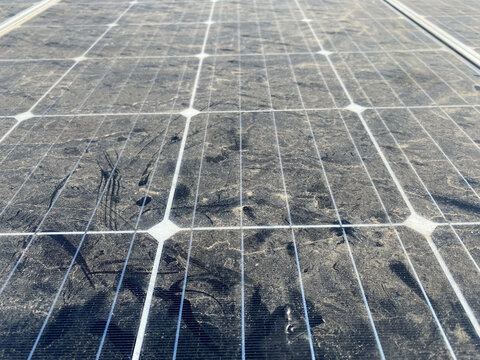
#> input picture images/image_sample2.jpg, 480 x 360 px
$ jupyter execute --allow-errors projetpfa.ipynb   (older library calls are emulated)
#> lines starting #> are read from the running program, lines starting #| are printed output that depends on the picture; after the words box and inside, x2 and y2 are one past the last pixel; in counts of white or black regions, pixels touching at a corner belong together
# Solar panel dust detection using image processing techniques for automatic cleaning

This notebook will document the progress of our current project which proposes a new method of solar panel cleaning with a rotating film paper along two cylinders instead of the common method that employs a moving brush along the x-axis.

Our system has two main electronic units: the ESP32 which will directly control our DC motor to signal the start of our cleaning process for a number of cycles, and the Raspberry Pi which we will be using to periodically capture images of our solar panel and send the data over to the ESP using the MQTT communication protocol.

[cell 1]
import paho.mqtt.client as paho

[cell 2]
class MQTTconnect:  #MQTT class that will send data from Raspberry Pi to ESP32
    def __init__(self):
        broker="172.20.10.13"  #IP Address of Raspberry Pi
        port=1883
        self.client1= paho.Client("test")
        self.client1.connect(broker,port)
        self.client1.on_publish=self.on_publish

    def senddata(self,topic,v):
        self.client1.publish(topic,v)

    def on_publish(self,client,userdata,result):
        print("data passed")
        pass

The above class is the one used to send over data using MQTT, but first, we must analyze dust concentration on solar panels and define a threshold or trigger for establishing a connection and publishing data.

[cell 3]
import numpy as np
import cv2
from skimage.feature import greycomatrix, greycoprops
from skimage import io, color, img_as_ubyte
from matplotlib import pyplot as plt
from skimage.color import rgb2hsv, rgb2gray, rgb2yuv
from skimage import color, exposure, transform
from skimage.exposure import equalize_hist
import pandas as pd
import openpyxl

We will be using Python libraries for image processing, we start first by reading photos that we will be testing our algorithms on.

[cell 4]
test_image1=cv2.imread('images/image_sample2.jpg')
#> test_image1 is the input picture: shape (360, 480, 3); mean B, G, R 135.5, 133.1, 129.1
plt.imshow(test_image1)
plt.show()

We will be looking to first apply a thresholding algorithm to isolate the dust from the solar panel, we will choose Otsu's method, then we will compute the gray-level co-occurence matrix using scikit-image and analyze the texture characteristics.

First, let's create a class for our photos:

[cell 5]
class photo:
    def __init__(self, path):
        self.path=path
        self.matrix_coocurrence=[]

    def display(self):
        plt.tight_layout()
        plt.show()

    def segmentation(self):
        img = cv2.imread(self.path)
        input_img=cv2.cvtColor(img,cv2.COLOR_BGR2RGB)
        img = cv2.cvtColor(img, cv2.COLOR_BGR2GRAY)
        ret, thresh = cv2.threshold(img, 120, 255, cv2.THRESH_BINARY + cv2.THRESH_OTSU)
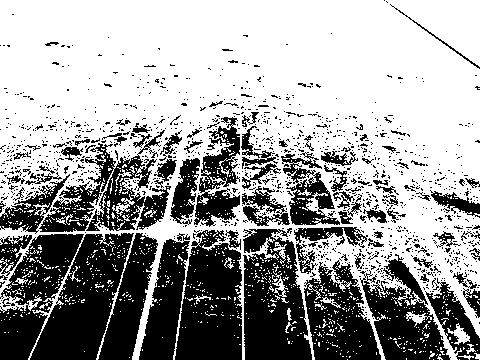
#> thresh: shape (360, 480); 62.1% white; 1256 black regions (1167 under 20 px), largest, box (x1, y1, x2, y2) and area: (30, 233, 134, 360) 6789, (175, 230, 242, 360) 6696, (243, 228, 312, 360) 6417
#> ret = 122
        plt.subplot(211), plt.imshow(input_img)
        plt.title('Input Image'), plt.xticks([]), plt.yticks([])
        plt.subplot(212),plt.imshow(thresh,'gray')
        plt.imsave(r'thresh.png',thresh)
        plt.title('Otsu binary thresholding'), plt.xticks([]), plt.yticks([])

We apply the segmentation algorithm to our test image and visualize the result, first we declare an instance of our class:

[cell 6]
image=photo('images/image_sample2.jpg')
image.segmentation()
image.display()

Let's run the algorithm on other image samples:

[cell 7]
image2=photo('images/image_sample5.jpg')
image2.segmentation()
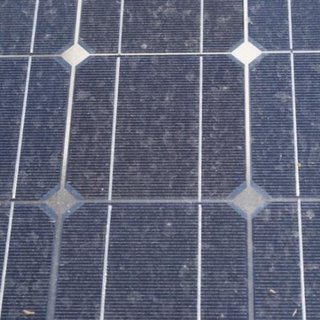
#> input picture images/image_sample5.jpg, 320 x 320 px
#> in segmentation, img is the input picture: shape (320, 320, 3); mean B, G, R 119.9, 100.1, 95.8
#> in segmentation (call 2), `ret, thresh = cv2.threshold(img, 120, 255, cv2.THRESH_BINARY + cv2.THR..`:
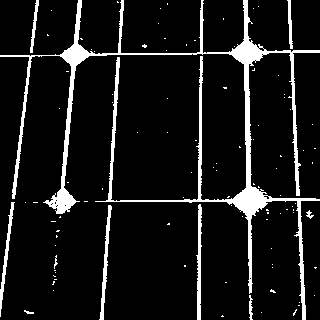
#> thresh: shape (320, 320); 9.2% white; 101 white regions (91 under 20 px), largest, box (x1, y1, x2, y2) and area: (0, 0, 320, 320) 7597, (196, 204, 202, 320) 417, (99, 205, 112, 320) 401
#> in segmentation (call 2), `ret, thresh = cv2.threshold(img, 120, 255, cv2.THRESH_BINARY + cv2.THR..`: ret = 141
image2.display()

[cell 8]
image3=photo('images/image_sample4.jpg')
#> (the rest of this cell did not finish here and is left out)

[cell 9]
image4=photo('images/pv.jpg')
image4.segmentation()
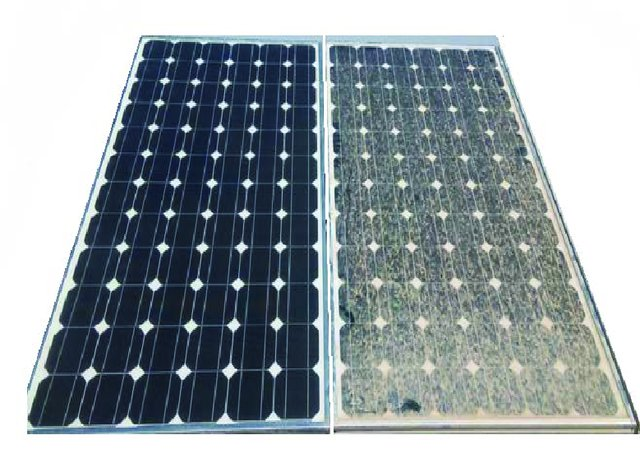
#> input picture images/pv.jpg, 640 x 463 px
#> in segmentation, img is the input picture: shape (463, 640, 3); mean B, G, R 163.2, 158.5, 148.5
#> in segmentation (call 4), `ret, thresh = cv2.threshold(img, 120, 255, cv2.THRESH_BINARY + cv2.THR..`:
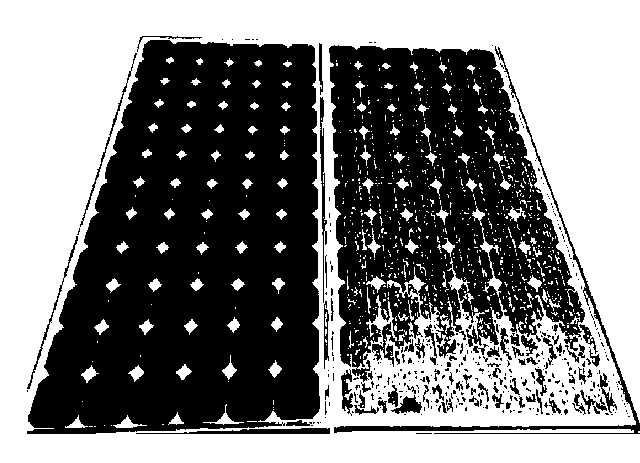
#> thresh: shape (463, 640); 50.5% white; 380 black regions (308 under 20 px), largest, box (x1, y1, x2, y2) and area: (27, 40, 320, 434) 84583, (329, 45, 585, 382) 51368, (334, 46, 640, 434) 2605
#> in segmentation (call 4), `ret, thresh = cv2.threshold(img, 120, 255, cv2.THRESH_BINARY + cv2.THR..`: ret = 155
#> in segmentation (call 4), `plt.imsave(r'thresh.png',thresh)`:
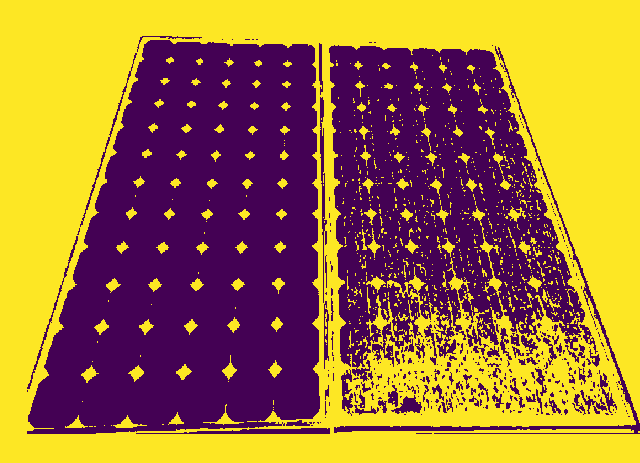
#> saved as thresh.png: shape (463, 640, 3); mean R, G, B 161.4, 117.1, 59.8
image4.display()

We now write our class method for the GLCM matrix of the thresholded images:

[cell 10]
class photo:
    def __init__(self, path,matrix_coocurrence=None,df=None):
        self.path=path
        self.matrix_coocurrence=matrix_coocurrence
        self.df=df

    def display(self):
        plt.tight_layout()
        plt.show()

    def segmentation(self):
        img = cv2.imread(self.path)
        input_img=cv2.cvtColor(img,cv2.COLOR_BGR2RGB)
        img = cv2.cvtColor(img, cv2.COLOR_BGR2GRAY)
        ret, thresh = cv2.threshold(img, 120, 255, cv2.THRESH_BINARY + cv2.THRESH_OTSU)
#> ret = 122
        plt.subplot(211), plt.imshow(input_img)
        plt.title('Input Image'), plt.xticks([]), plt.yticks([])
        plt.subplot(212),plt.imshow(thresh,'gray')
        plt.imsave(r'thresh.png',thresh)
        plt.title('Otsu binary thresholding'), plt.xticks([]), plt.yticks([])

    def computeGLCM(self):
        imgthresh='thresh.png'
        img = cv2.imread(imgthresh,0)
        bins = np.array([0, 16, 32, 48, 64, 80, 96, 112, 128, 144, 160, 176, 192, 208, 224, 240, 255])
        inds = np.digitize(img, bins)
        max_value = inds.max()+1
#> max_value = 15
        self.matrix_coocurrence = greycomatrix(inds, [1], [0, np.pi/4, np.pi/2, 3*np.pi/4], levels=max_value, normed=False, symmetric=False)

    def write2file(self,filename):   #Printing the texture characteristics of the image using GLCM
        if filename[-3:]=='txt':
            with open(filename, 'w') as f:
                f.write("\n")
                f.write(str(contrast_feature(self.matrix_coocurrence))+"\n")
                f.write(str(dissimilarity_feature(self.matrix_coocurrence))+"\n")
                f.write(str(homogeneity_feature(self.matrix_coocurrence))+"\n")
                f.write(str(energy_feature(self.matrix_coocurrence))+"\n")
                f.write(str(correlation_feature(self.matrix_coocurrence))+"\n")
                f.write(str(asm_feature(self.matrix_coocurrence))+"\n")
        elif filename[-3:]=="lsx":
            data = {'Characteristics': ['Contrast','Dissimilarity','Homogeneity','Energy','Correlation','ASM'],'Values': [str(contrast_feature(self.matrix_coocurrence)),
            dissimilarity_feature(self.matrix_coocurrence),homogeneity_feature(self.matrix_coocurrence),energy_feature(self.matrix_coocurrence),correlation_feature(self.matrix_coocurrence),
            asm_feature(self.matrix_coocurrence)]}
            self.df = pd.DataFrame(data, columns = ['Characteristics', 'Values'])
            self.df.to_excel(filename)
        else:
            print("Please provide a .txt or .xlsx file")

We write the functions for returning the texture values from the gray level co-occurence matrix.

[cell 11]
def contrast_feature(matrix_coocurrence):
    contrast = greycoprops(matrix_coocurrence, 'contrast')
#> contrast = [[16.79, 21.15, 18.49, 21.2]]
    return contrast

def dissimilarity_feature(matrix_coocurrence):
    dissimilarity = greycoprops(matrix_coocurrence, 'dissimilarity')
#> dissimilarity = [[1.4, 1.76, 1.54, 1.77]]
    return dissimilarity

def homogeneity_feature(matrix_coocurrence):
    homogeneity = greycoprops(matrix_coocurrence, 'homogeneity')
#> homogeneity = [[0.884, 0.854, 0.872, 0.854]]
    return homogeneity

def energy_feature(matrix_coocurrence):
    energy = greycoprops(matrix_coocurrence, 'energy')
#> energy = [[0.653, 0.636, 0.646, 0.635]]
    return  energy

def correlation_feature(matrix_coocurrence):
    correlation = greycoprops(matrix_coocurrence, 'correlation')
#> correlation = [[0.752, 0.688, 0.727, 0.687]]
    return  correlation

def asm_feature(matrix_coocurrence):
    asm = greycoprops(matrix_coocurrence, 'ASM')
#> asm = [[0.426, 0.404, 0.418, 0.404]]
    return  asm


test_image=photo('images/image_sample2.jpg')
test_image.segmentation()
test_image.computeGLCM()
test_image.display()

[cell 12]
# print(test_image.matrix_coocurrence)

[cell 13]
test_image.write2file('output1.xlsx')
#> in write2file, `self.df = pd.DataFrame(data, columns = ['Characteristics', 'Values'])`: self.df = table of 6 rows and 2 columns

[cell 14]
test_image.df
#> Out = table of 6 rows and 2 columns

We notice that we get an array of values, and so we will be computing a mean of each of the GLCM characteristics so we can analyze the data later.

### Computing mean value of characteristics

We will be rewriting the functions and using the in-built numpy.mean() method which returns the mean value of any array:

[cell 15]
def contrast_feature(matrix_coocurrence):
    contrast = greycoprops(matrix_coocurrence, 'contrast')
#> contrast = [[16.79, 21.15, 18.49, 21.2]]
    return np.mean(contrast)

def dissimilarity_feature(matrix_coocurrence):
    dissimilarity = greycoprops(matrix_coocurrence, 'dissimilarity')
#> dissimilarity = [[1.4, 1.76, 1.54, 1.77]]
    return np.mean(dissimilarity)

def homogeneity_feature(matrix_coocurrence):
    homogeneity = greycoprops(matrix_coocurrence, 'homogeneity')
#> homogeneity = [[0.884, 0.854, 0.872, 0.854]]
    return np.mean(homogeneity)

def energy_feature(matrix_coocurrence):
    energy = greycoprops(matrix_coocurrence, 'energy')
#> energy = [[0.653, 0.636, 0.646, 0.635]]
    return  np.mean(energy)

def correlation_feature(matrix_coocurrence):
    correlation = greycoprops(matrix_coocurrence, 'correlation')
#> correlation = [[0.752, 0.688, 0.727, 0.687]]
    return  np.mean(correlation)

def asm_feature(matrix_coocurrence):
    asm = greycoprops(matrix_coocurrence, 'ASM')
#> asm = [[0.426, 0.404, 0.418, 0.404]]
    return  np.mean(asm)

[cell 16]
test_image.write2file('output1.xlsx')
test_image.df
#> Out = table of 6 rows and 2 columns

What we plan to do next, is combining these values for each picture taken by our Raspberry Pi Camera and analyzing the correlation between the dust concentration on the surface of the solar panel and the gray level co-occurence matrix characteristics.

To execute Linux commands in our Python script on our Raspberry Pi, we will be importing the subprocess module:

[cell 17]
import subprocess
subprocess.run(['sudo raspistill -o image_sample.jpg'], shell=True)
#> (this line was passed over: subprocess is not available in this run)

We are currently in the process of attaching our Pi Camera to the solar panel and establishing a dataset of solar PV pictures to analyze, but first, let's reorganize our Pandas dataframe to make it easier to append data from each picture in a single table later:

[cell 18]
class photo:
    def __init__(self, path,matrix_coocurrence=None,df=None):
        self.path=path
        self.matrix_coocurrence=matrix_coocurrence
        self.df=df

    def display(self):
        plt.tight_layout()
        plt.show()

    def segmentation(self):
        img = cv2.imread(self.path)
        input_img=cv2.cvtColor(img,cv2.COLOR_BGR2RGB)
        img = cv2.cvtColor(img, cv2.COLOR_BGR2GRAY)
        ret, thresh = cv2.threshold(img, 120, 255, cv2.THRESH_BINARY + cv2.THRESH_OTSU)
#> ret = 122
        plt.subplot(211), plt.imshow(input_img)
        plt.title('Input Image'), plt.xticks([]), plt.yticks([])
        plt.subplot(212),plt.imshow(thresh,'gray')
        plt.imsave(r'thresh.png',thresh)
        plt.title('Otsu binary thresholding'), plt.xticks([]), plt.yticks([])

    def computeGLCM(self):
        imgthresh='thresh.png'
        img = cv2.imread(imgthresh,0)
        bins = np.array([0, 16, 32, 48, 64, 80, 96, 112, 128, 144, 160, 176, 192, 208, 224, 240, 255])
        inds = np.digitize(img, bins)
        max_value = inds.max()+1
#> max_value = 15
        self.matrix_coocurrence = greycomatrix(inds, [1], [0, np.pi/4, np.pi/2, 3*np.pi/4], levels=max_value, normed=False, symmetric=False)

    def write2file(self,filename):   #Organizing data frame in a convenient way
#> called with filename = 'output1.xlsx'
        if filename[-3:]=='txt':
            with open(filename, 'w') as f:
                f.write("\n")
                f.write(str(contrast_feature(self.matrix_coocurrence))+"\n")
                f.write(str(dissimilarity_feature(self.matrix_coocurrence))+"\n")
                f.write(str(homogeneity_feature(self.matrix_coocurrence))+"\n")
                f.write(str(energy_feature(self.matrix_coocurrence))+"\n")
                f.write(str(correlation_feature(self.matrix_coocurrence))+"\n")
                f.write(str(asm_feature(self.matrix_coocurrence))+"\n")
        elif filename[-3:]=="lsx":
            data=[contrast_feature(self.matrix_coocurrence),
            dissimilarity_feature(self.matrix_coocurrence),homogeneity_feature(self.matrix_coocurrence),energy_feature(self.matrix_coocurrence),correlation_feature(self.matrix_coocurrence),
            asm_feature(self.matrix_coocurrence)]
#> data = [19.41, 1.62, 0.866, 0.643, 0.714, 0.413]
            self.df = pd.DataFrame([data], columns = ['Contrast','Dissimilarity','Homogeneity','Energy','Correlation','ASM'])
#> self.df = table of 1 rows and 6 columns
            self.df.to_excel(filename)
        else:
            print("Please provide a .txt or .xlsx file")

[cell 19]
test_image=photo('images/image_sample2.jpg')
test_image.segmentation()
test_image.computeGLCM()
test_image.write2file('output1.xlsx')
test_image.df
#> Out = table of 1 rows and 6 columns

[cell 20]
class photo:
    df=pd.DataFrame(columns = ['Contrast','Dissimilarity','Homogeneity','Energy','Correlation','ASM'])
    def __init__(self, path,matrix_coocurrence=None):
        self.path=path
        self.matrix_coocurrence=matrix_coocurrence

    def display(self):
        plt.tight_layout()
        plt.show()

    def segmentation(self):
        img = cv2.imread(self.path)
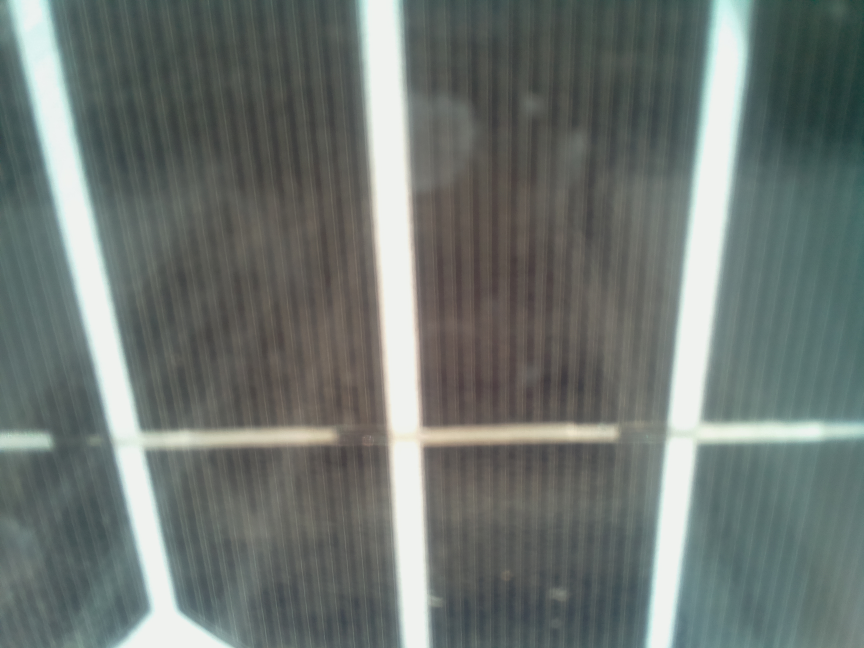
#> input picture images/test9.jpg, 2592 x 1944 px (shown at 1/3 size)
#> img is the input picture: shape (1944, 2592, 3); mean B, G, R 113.8, 117.6, 109.4
        input_img=cv2.cvtColor(img,cv2.COLOR_BGR2RGB)
#> input_img: shape (1944, 2592, 3)
        img = cv2.cvtColor(img, cv2.COLOR_BGR2GRAY)
#> img: shape (1944, 2592)
        ret, thresh = cv2.threshold(img, 120, 255, cv2.THRESH_BINARY + cv2.THRESH_OTSU)
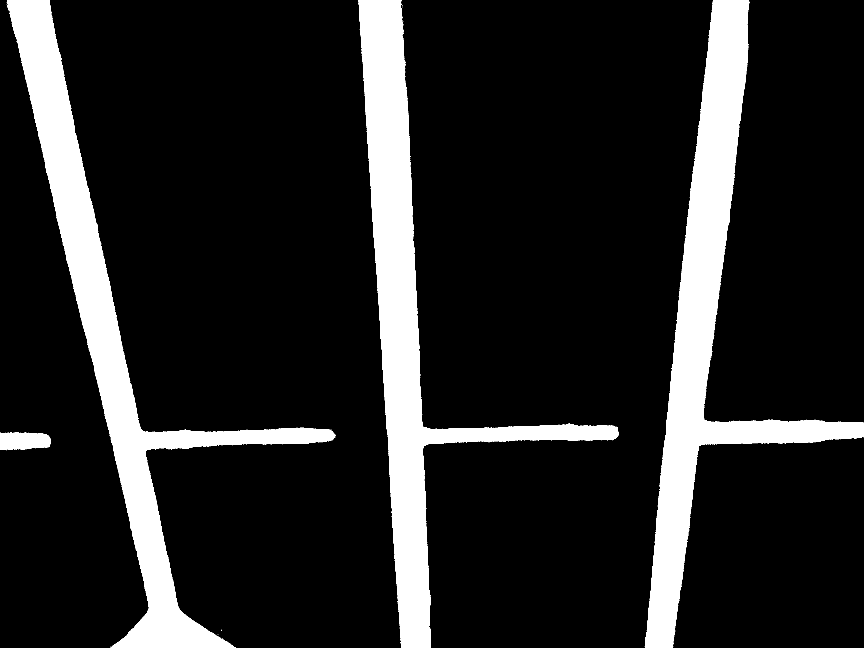
#> thresh: shape (1944, 2592) (shown at 1/3 size); 14.6% white; 65 white regions (61 under 20 px), largest, box (x1, y1, x2, y2) and area: (1934, 0, 2592, 1944) 244391, (1075, 0, 1857, 1944) 243380, (21, 0, 1007, 1944) 243019, (0, 1297, 153, 1351) 6873
#> ret = 160
        plt.subplot(121), plt.imshow(input_img)
        plt.title('Input Image'), plt.xticks([]), plt.yticks([])
        plt.subplot(122),plt.imshow(thresh,'gray')
        plt.imsave(r'thresh.png',thresh)
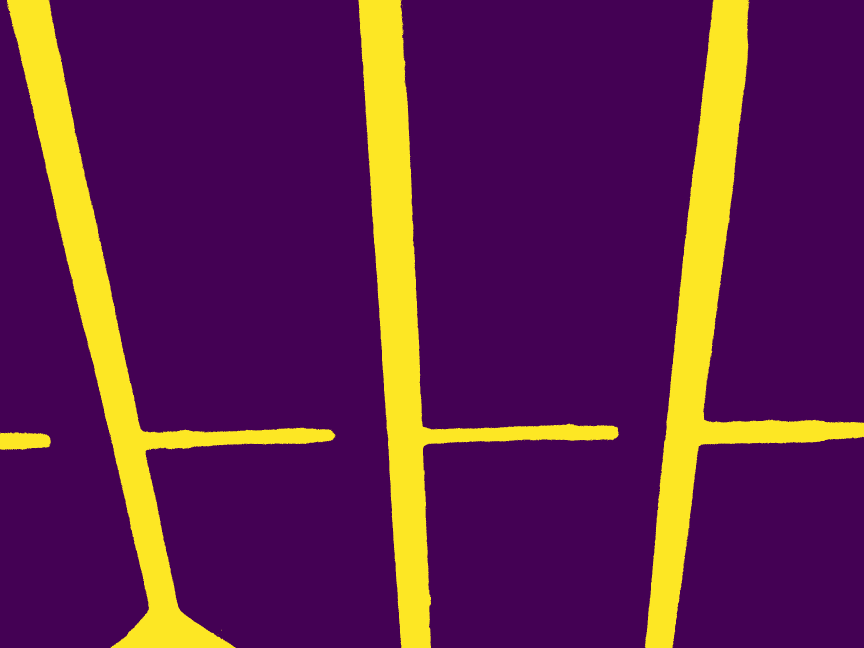
#> saved as thresh.png: shape (1944, 2592, 3) (shown at 1/3 size); mean R, G, B 95.1, 34.7, 77
        plt.title('Otsu binary thresholding'), plt.xticks([]), plt.yticks([])

    def computeGLCM(self):
        imgthresh='thresh.png'
        img = cv2.imread(imgthresh,0)
        bins = np.array([0, 16, 32, 48, 64, 80, 96, 112, 128, 144, 160, 176, 192, 208, 224, 240, 255])
        inds = np.digitize(img, bins)
        max_value = inds.max()+1
#> max_value = 15
        self.matrix_coocurrence = greycomatrix(inds, [1], [0, np.pi/4, np.pi/2, 3*np.pi/4], levels=max_value, normed=False, symmetric=False)

    def append2df(self):
        photo.df=photo.df.append({'Contrast':contrast_feature(self.matrix_coocurrence), 'Dissimilarity':dissimilarity_feature(self.matrix_coocurrence),
                                  'Homogeneity':homogeneity_feature(self.matrix_coocurrence), 'Energy': energy_feature(self.matrix_coocurrence),
                                  'Correlation':correlation_feature(self.matrix_coocurrence),'ASM':asm_feature(self.matrix_coocurrence)},ignore_index=True)
        return photo.df

[cell 21]
clean_pv=photo('images/test9.jpg')
clean_pv.segmentation()
clean_pv.computeGLCM()
#> (the rest of this cell did not finish here and is left out)

[cell 22]
photo.df
#> Out = table of 0 rows and 6 columns

[cell 23]
# photo.df.plot(y='Contrast', kind = 'line', color='r')
# photo.df.plot(y='Dissimilarity', kind = 'line', color='')
for col in photo.df.columns:
        plt.plot(photo.df[col], label=col)
#> this loop made 6 passes

plt.xticks([1,2,3])
plt.legend()
plt.show()
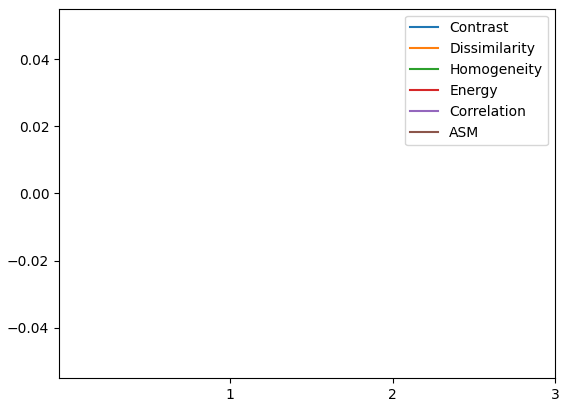
#> figure drawn by matplotlib, 1 panel
